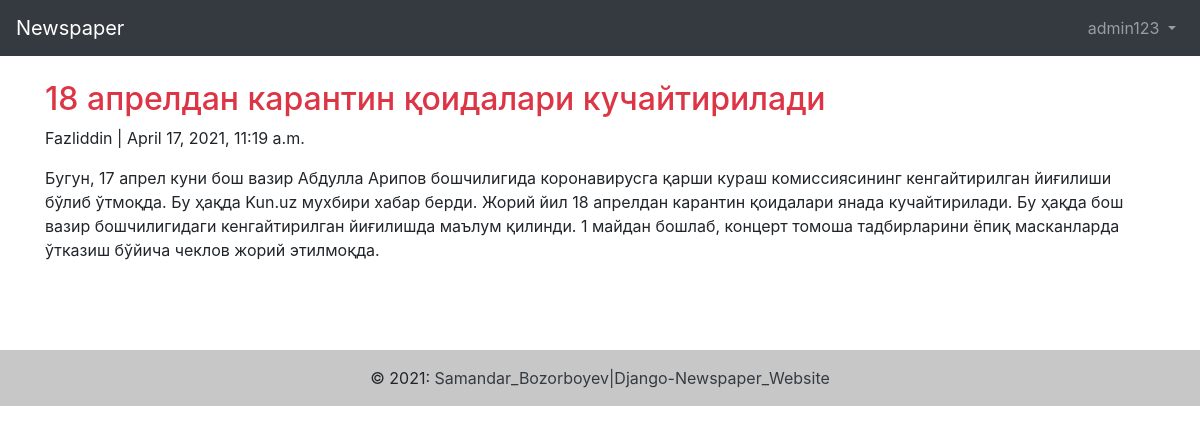
Screenshot of /articles/1/ (signed in) with the database file from the repository.
### users/models.py (models this page shows)
class CustomerUser(AbstractUser):
    age = models.PositiveIntegerField(null=True,blank=True)
    address = models.CharField(max_length=200,null=True,blank=True)
    universitet = models.CharField(max_length=200,null=True,blank=True)

### articles/models.py (models this page shows, shortened)
class Article(models.Model):
    title = models.CharField(max_length=250)
    image = models.ImageField(upload_to='media/',null=True,blank=True)  #new
    body = models.TextField()
    date = models.DateTimeField(auto_now_add=True)
    author = models.ForeignKey(
        get_user_model(),
        on_delete = models.CASCADE,
    )

### articles/views.py (the view)
# urls.py: path('<int:pk>/',ArticleDetailView.as_view(),name='article_detail'),
class ArticleDetailView(DetailView):
    model = Article
    template_name = 'article_detail.html'

### templates/article_detail.html (shortened to what this page needs)
{% extends 'base.html' %}
{% block content%}
<div class="article-entry">
    <h2 class="text-danger">{{object.title}}</h2>
    <p>{{ object.author }} | {{ object.date }}</p>
    <p>{{ object.body }}</p>
</div>
{% if user.is_authenticated and article.author == request.user %}
<p><a href="{% url 'article_edit' article.pk %}"
      class="btn btn-primary">Tahrilash</a>
    <a href="{% url 'article_delete' article.pk %}"
       class="btn btn-success">O'chirish</a>
</p>
{% else %}
<br>
{% endif %}
{% endblock content %}

### templates/base.html (shortened to what this page needs)
<!DOCTYPE html>
<html lang="en">
<head>
    <link href="https://stackpath.bootstrapcdn.com/bootstrap/4.1.3/css/bootstrap.min.css"
 rel="stylesheet">
</head>
<body>
<nav class="navbar navbar-expand-md navbar-dark bg-dark mb-4">
    <a class="navbar-brand" href="{% url 'home' %}">Newspaper</a>
    <div class="collapse navbar-collapse" id="navbarCollapse">
        {% if user.is_authenticated %}
        <ul class="navbar-nav ml-auto">
            <li class="nav-item">
                <a aria-expanded="false" aria-haspopup="true" class="nav-link dropdown-toggle" data-toggle="dropdown"
                   href="#" id="userMenu">
                    {{user.username}}
                </a>
            </li>
        </ul>
        {% else %}
        <form class="form-inline ml-auto">
            <a class="btn btn-secondary" href="{% url 'login' %}"> Log In </a>
            <a class="btn btn-primary ml-2" href="{% url 'signup' %}">Ro`yxatdan o'tish</a>
        </form>
        {% endif %}
    </div>
</nav>
<div class="container">
    {% block content %}
    {% endblock content %}
</div>
<footer class="bg-light text-center text-lg-start mb-0 mt-5">
    <div class="text-center p-3" style="background-color: rgba(0, 0, 0, 0.2);">
        © 2021:
        <a class="text-dark" href="t.me//samandar_bozorboyev">Samandar_Bozorboyev|Django-Newspaper_Website</a>
    </div>
</footer>
</body>
</html>

### rows the page displays
CustomerUser: username "admin123"
Article: title "18 апрелдан карантин қоидалари кучайтирилади", author "Fazliddin", date "April 17, 2021, 11:19 a.m.", body "Бугун, 17 апрел куни бош вазир Абдулла Арипов бошчилигида коронавирусга қарши кураш комиссиясининг кенгайтирилган йиғилиши бўлиб ўтмоқда. Бу ҳақда Kun.uz мухбири хабар берди. Жорий йил 18 апрелдан карантин қоидалари янада кучайтирилади. Бу ҳақда бош вазир бошчилигидаги кенгайтирилган йиғилишда маълум қилинди. 1 майдан бошлаб, концерт томоша тадбирларини ёпиқ масканларда ўтказиш бўйича чеклов жорий этилмоқда."
